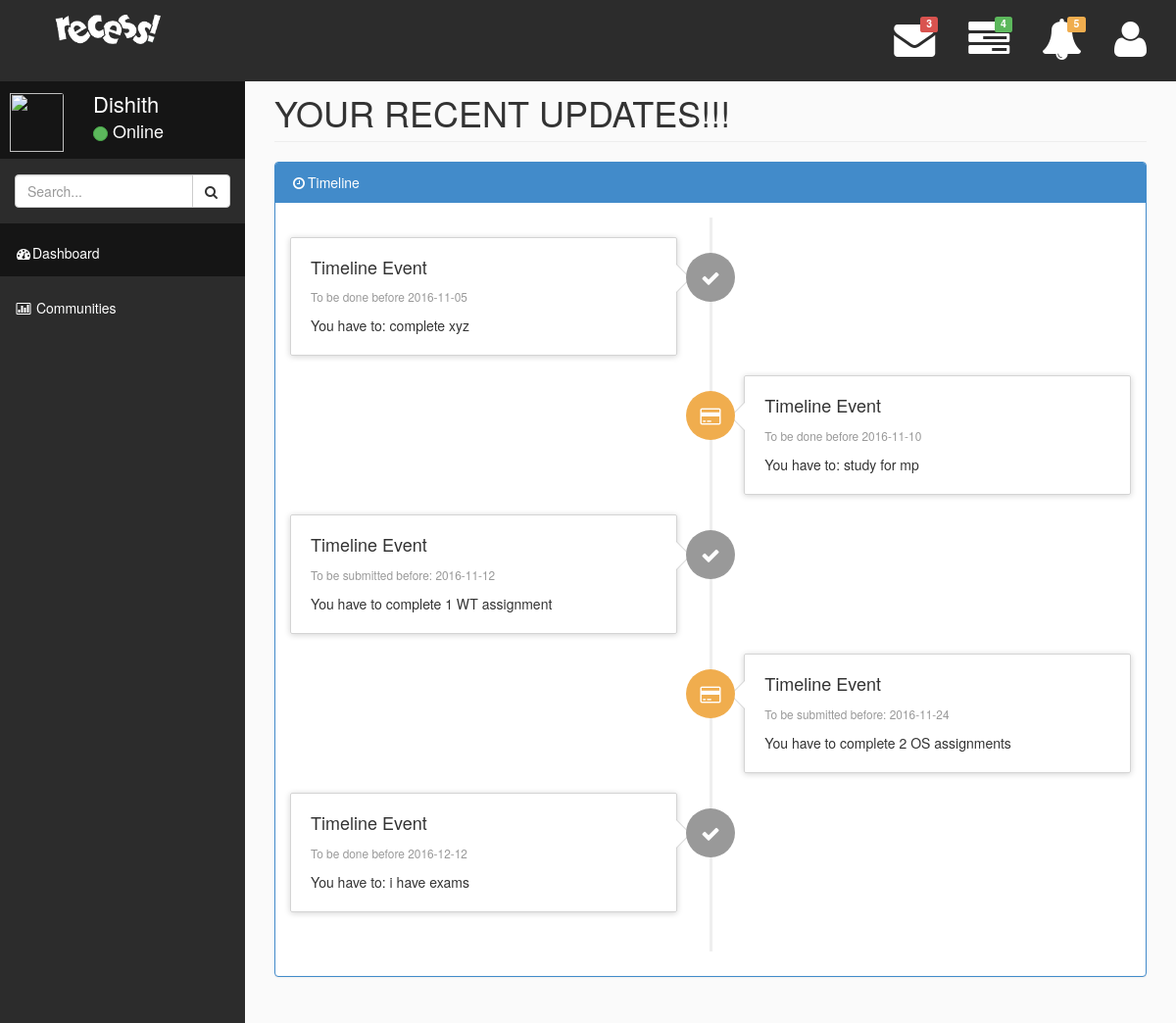
/timeline.php (signed in), run on the app's committed database.
### tables this page shows
CREATE TABLE `todo` (
  `todoid` int(11) NOT NULL,
  `userid` int(11) NOT NULL,
  `item` varchar(200) NOT NULL,
  `date` date NOT NULL
);

CREATE TABLE `subject` (
  `subjectid` int(11) NOT NULL,
  `userid` int(11) NOT NULL,
  `subjects` varchar(20) NOT NULL,
  `attendance` int(11) NOT NULL,
  `marks` int(11) NOT NULL,
  `assignments` int(11) NOT NULL,
  `date` date NOT NULL
);

### timedata.php (the view, shortened to what this page needs)
<?php
$sql1 = "SELECT * FROM subject
				WHERE `userid`='{$_SESSION["userid"]}'";
$sql2 = "SELECT * FROM todo
				WHERE `userid`='{$_SESSION["userid"]}'";
$types=array();
$ids=array();
$dates=array();
$query_run1=$conn->query($sql1);
$query_run2=$conn->query($sql2);
while($query_row1=$query_run1->fetch_assoc())
{
	if($query_row1["date"]!="0000-00-00")
	{
		array_push($types,"a");
		array_push($ids,$query_row1["subjectid"]);
		array_push($dates,$query_row1["date"]);
	}
}
while($query_row2=$query_run2->fetch_assoc())
{
	array_push($types,"t");
	array_push($ids,$query_row2["todoid"]);
	array_push($dates,$query_row2["date"]);
}
array_multisort($dates,$ids,$types);
$tempass="";
?>
<div class="row">
	<div class="col-lg-12">
		<div class="panel panel-primary">
			<div class="panel-heading">
				<i class="fa fa-clock-o fa-fw"></i>Timeline
			</div>
			<div class="panel-body">
				<ul class="timeline">
						<?php
							for($i=0;$i<count($types);$i++)
							{
								if($types[$i]=="a")
								{
									$sql = "SELECT assignments,date,subjects FROM subject
										WHERE `userid`='{$_SESSION["userid"]}' and `subjectid`='{$ids[$i]}'";
									$query_run=$conn->query($sql);
								while($query_row=$query_run->fetch_assoc())
								{
									$tempdate ="To be submitted before: ".$query_row['date'];
									if($query_row['assignments']==1)
										$tempass = "You  have to complete ".$query_row['assignments']." ".$query_row['subjects']." assignment ";
									else if($query_row['assignments']>1)
										$tempass = "You  have to complete ".$query_row['assignments']." ".$query_row['subjects']." assignments ";
								}
								}
								else{
									$sql = "SELECT item,date FROM todo
												WHERE `userid`='{$_SESSION["userid"]}' and `todoid`='{$ids[$i]}'";
									$query_run=$conn->query($sql);
								while($query_row=$query_run->fetch_assoc())
								{
									$tempdate = "To be done before ".$query_row['date'];
									$tempass = "You have to: ".$query_row['item'];
								}
								}
							?>
								<?php
									if($i%2==0){
								?>
									<li>
										<div class="timeline-badge">
											<i class="fa fa-check"></i>
										</div>
										<div class="timeline-panel">
											<div class="timeline-heading">
												<h4 class="timeline-title">Timeline Event</h4>
												<p>
													<small class="text-muted"><i class="fa fa-time"></i><?php echo $tempdate; ?> </small>
												</p>
											</div>
											<div class="timeline-body">
												<p><?php echo $tempass; ?></p>
											</div>
										</div>
									</li>
								<?php } ?>
								<?php
								if($i%2!=0) {
								?>
								<li class="timeline-inverted">
									<div class="timeline-badge warning">
										<i class="fa fa-credit-card"></i>
									</div>
									<div class="timeline-panel">
										<div class="timeline-heading">
											<h4 class="timeline-title">Timeline Event</h4>
											<p>
													<small class="text-muted"><i class="fa fa-time"></i><?php echo $tempdate; ?> </small>
											</p>
										</div>
										<div class="timeline-body">
												<p><?php echo $tempass; ?></p>
											</div>
									</div>
								</li>
								<?php } ?>
						<?php }?>
				</ul>
			</div>
		</div>
	</div>
</div>

### timeline.php (shortened to what this page needs)
<?php
include "session.php";
?>
<!DOCTYPE html>
<html>
<head>
    <link href="assets/plugins/bootstrap/bootstrap.css" rel="stylesheet" />
    <link href="assets/font-awesome/css/font-awesome.css" rel="stylesheet" />
    <link href="assets/plugins/pace/pace-theme-big-counter.css" rel="stylesheet" />
    <link href="assets/css/style.css" rel="stylesheet" />
    <link href="assets/css/main-style.css" rel="stylesheet" />
	<link href="assets/plugins/timeline/timeline.css" rel="stylesheet" />
   </head>
<body>
    <div id="wrapper">
        <nav class="navbar navbar-default navbar-fixed-top" role="navigation" id="navbar">
            <div class="navbar-header">
                <a class="navbar-brand" href="timeline.php">
                    <img src="assets/img/logo.png" alt="" />
                </a>
            </div>
            <ul class="nav navbar-top-links navbar-right">
                <li class="dropdown">
                    <a class="dropdown-toggle" data-toggle="dropdown" href="#">
                        <span class="top-label label label-danger">3</span><i class="fa fa-envelope fa-3x"></i>
                    </a>
                </li>
                <li class="dropdown">
                    <a class="dropdown-toggle" data-toggle="dropdown" href="#">
                        <span class="top-label label label-success">4</span>  <i class="fa fa-tasks fa-3x"></i>
                    </a>
                </li>
                <li class="dropdown">
                    <a class="dropdown-toggle" data-toggle="dropdown" href="#">
                        <span class="top-label label label-warning">5</span>  <i class="fa fa-bell fa-3x"></i>
                    </a>
                </li>
                <li class="dropdown">
                    <a class="dropdown-toggle" data-toggle="dropdown" href="#">
                        <i class="fa fa-user fa-3x"></i>
                    </a>
                </li>
            </ul>
        </nav>
        <nav class="navbar-default navbar-static-side" role="navigation">
            <div class="sidebar-collapse">
                <ul class="nav" id="side-menu">
                    <li>
                        <div class="user-section">
                            <div class="user-section-inner">
                                 <img src="<?php echo"images/".$_SESSION["img"];?>" alt="">
                            </div>
                            <div class="user-info">
                                <div style="color:white;"><?php echo ucfirst($_SESSION["username"]);?></div>
                                <div class="user-text-online">
                                    <span class="user-circle-online btn btn-success btn-circle "></span>&nbsp;Online
                                </div>
                            </div>
                        </div>
                    </li>
                    <li class="sidebar-search">
                        <div class="input-group custom-search-form">
                            <input type="text" class="form-control" placeholder="Search...">
                            <span class="input-group-btn">
                                <button class="btn btn-default" type="button">
                                    <i class="fa fa-search"></i>
                                </button>
                            </span>
                        </div>
                    </li>
                    <li class="selected">
                        <a href="dash.php"><i class="fa fa-dashboard fa-fw"></i>Dashboard</a>
                    </li>
                    <li>
                        <a href="community.php"><i class="fa fa-bar-chart-o fa-fw"></i> Communities</a>
                    </li>
            </div>
        </nav>
        <div id="page-wrapper">
			<div class="row">
                <div class="col-lg-12">
                    <h1 class="page-header">YOUR RECENT UPDATES!!!</h1>
                </div>
            </div>
				<?php
					include'timedata.php';
				?>
		</div>
</body>
</html>

### assets/css/style.css (style rules this page uses)
body { background-color: #2c2c2c; }
#wrapper { width: 100%; margin-top: 55px!important; background-color:#2c2c2c; }
#page-wrapper { padding: 0 15px; min-height: 568px; background-color:rgb(250, 250, 250); }
.navbar-static-side ul li { border-bottom:1px solid #2c2c2c !important; }
.navbar-top-links li { display: inline-block; }
.navbar-top-links li:last-child { margin-right: 15px; }
.navbar-top-links li a { padding: 20px; min-height: 50px; }
.sidebar-search { padding: 15px; }
@media (min-width:768px) { .navbar-static-side { z-index: 1; position: absolute; width: 250px; } }
.btn-circle { width: 30px; height: 30px; padding: 6px 0; border-radius: 15px; text-align: center; font-size: 12px; line-height: 1.428571429; }

### assets/css/main-style.css (style rules this page uses)
.user-section-inner { height: 65px; width: 65px; -moz-border-radius: 3px; -webkit-border-radius: 3px; border-radius: 3px; overflow: hidden; display: inline-block; float: left; margin-right: 15px; margin-top: 20px; }
.user-section-inner img { margin-left:10px; width:55px; height:60px; }
.user-info { display: block; color:#000!important; display: inline-block; padding: 15px; margin-bottom: 0px }
.user-text-online { font-size:18px; color:#fff }
.user-circle-online { width: 15px!important; height: 15px!important; }
.navbar-top-links > li > a { color: #FFFFFF; }
.nav > li > a { padding: 20px 15px; }
#side-menu { background-color:#2c2c2c; }
#side-menu a { color:#fff; border-bottom: 1px solid #2c2c2c !important; height: 55px; }
.selected { background-color:#151515; }
#navbar { background-color:#2c2c2c; }
.navbar-brand { padding-left:20px; }
.navbar-brand img { height:30px; }
.top-label { position: absolute; top: 50%; right: 50%; margin-top: -24px; margin-right: -24px; }
.navbar-default { border-color: #2c2c2c; }
@media (min-width:768px) { #page-wrapper { position: inherit; margin: 0 0 0 250px; padding: 0 30px; min-height: 1000px; } }

### data on the page
todo: date "To be done before 2016-11-05", item "You have to: complete xyz"
todo: date "To be done before 2016-11-10", item "You have to: study for mp"
subject: date "To be submitted before: 2016-11-12", tempass "You have to complete 1 WT assignment"
subject: date "To be submitted before: 2016-11-24", tempass "You have to complete 2 OS assignments"
todo: date "To be done before 2016-12-12", item "You have to: i have exams"

### other printed values
$_SESSION["username"] "Dishith"
